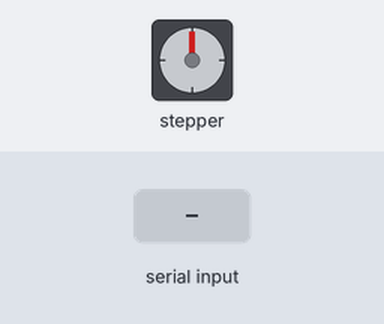
A sketch run on a simulated Arduino Uno, built with avr-gcc and run on an emulated ATmega328P. On the bench: stepper motor. Wiring (inferred from the names in the program): stepper motor driver (200 steps per turn assumed): step pin 3; direction pin 4; enable pin 9. The test bench sets the inputs (shaded band).

Above: at 1.2 s.
1.3 s: "G" received over Serial
Timing chart, 0 to 4.3 s (numbered marks = the images above; inputs shaded):
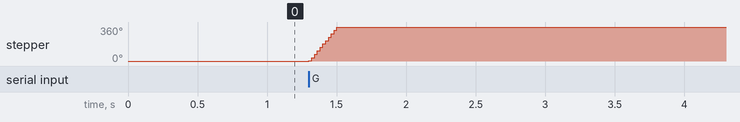

Measured:
- after the input at 1.3 s, stepper: turns 360° clockwise in 0.20 s, starting at once

The sketch:

pedestrian_detection_copy_20240701203513.ino
```cpp
// Define stepper motor control pins
#define stepPin 3    // STEP pin of stepper driver connected to digital pin 3
#define dirPin 4     // DIR pin of stepper driver connected to digital pin 4
#define enablePin 9  // ENABLE pin of stepper driver connected to digital pin 9

void setup() {
  // Set the motor control pins as outputs
  pinMode(stepPin, OUTPUT);
  pinMode(dirPin, OUTPUT);
  pinMode(enablePin, OUTPUT);

  // Enable the stepper motor driver (active low)
  digitalWrite(enablePin, LOW);

  // Initialize serial communication at 9600 baud rate
  Serial.begin(9600);
}

void loop() {
  // Check if data is available to read
  if (Serial.available() > 0) {
    char state = Serial.read();

    if (state == 'S') {
      // Stop the stepper motor if 'S' is received
      digitalWrite(enablePin, HIGH);  // Disable motor driver to stop
    } else if (state == 'G') {
      // Rotate the stepper motor if 'G' is received
      digitalWrite(enablePin, LOW);   // Enable motor driver

      // Set direction (clockwise or counter-clockwise)
      digitalWrite(dirPin, HIGH);  // Set direction to clockwise

      // Step the motor (you may want to adjust the number of steps per loop)
      for (int i = 0; i < 200; i++) {  // 200 steps for one full revolution (adjust as per your motor)
        digitalWrite(stepPin, HIGH);
        delayMicroseconds(500);  // Adjust this delay for desired speed
        digitalWrite(stepPin, LOW);
        delayMicroseconds(500);  // Adjust this delay for desired speed
      }
    }
  }
}
```
